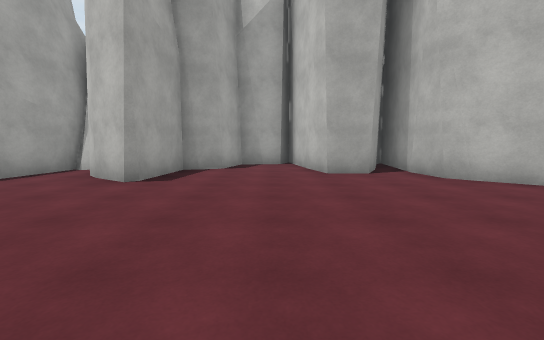
View 1 (above)

24 first-person views from a walk through a scene from a Unity 3-D project. The camera is 1.4 m above the floor, tilts 6° down and sees 90° across. The floor is counted in squares, 2 m on a side. Each view is taken from the middle of a square. On the plan, view 1 faces up. The plan holds only what a view shows up to about 9 squares ahead; the rest is blank. The place goes on beyond the plan. The player character is not drawn. Some surface patterns are stand-ins.

View 2
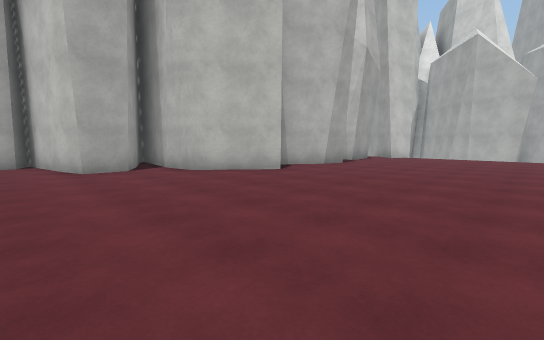

View 3
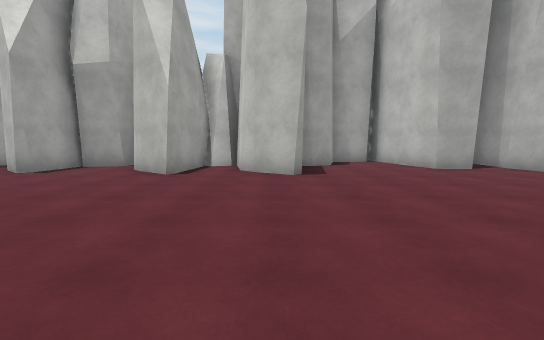

View 4
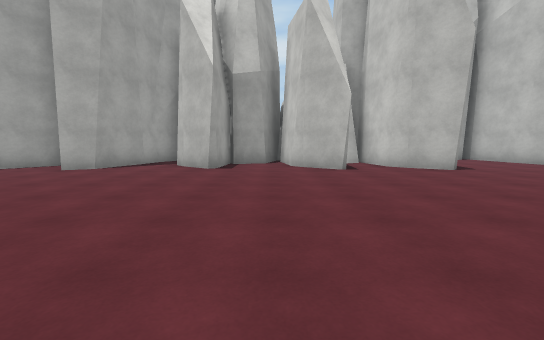

View 5
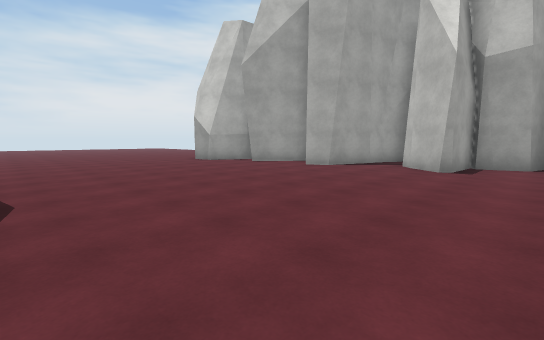

View 6
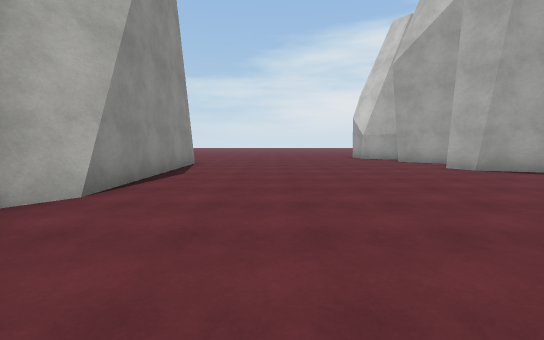

View 7
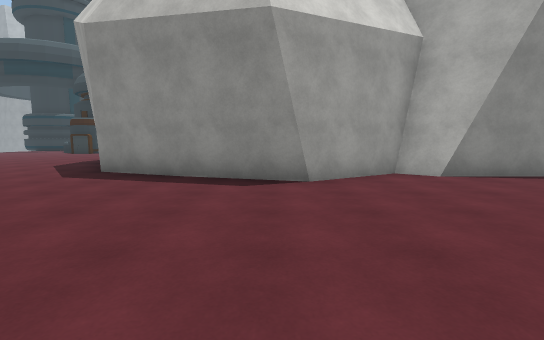

View 8
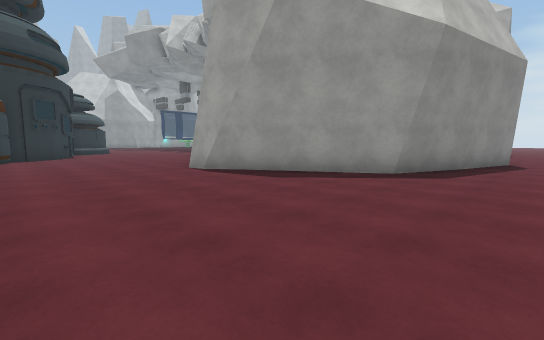

View 9
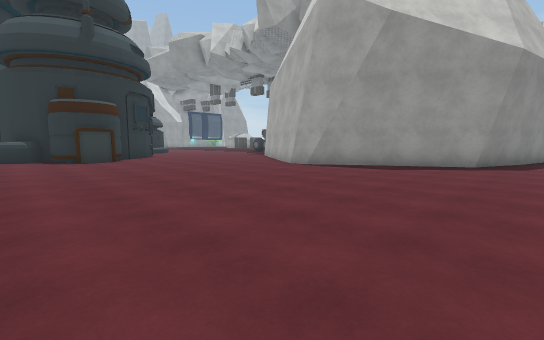

View 10
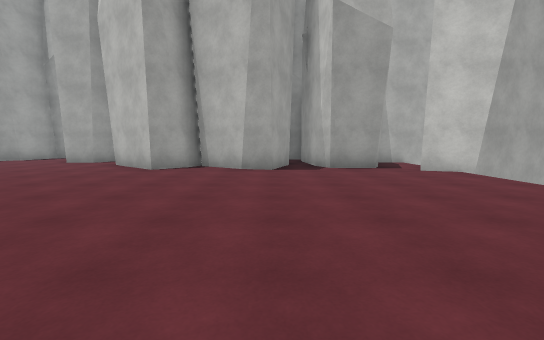

View 11
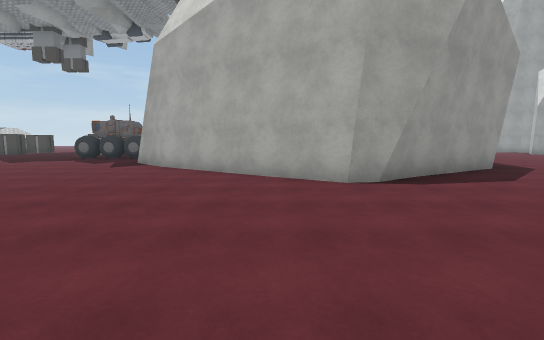

View 12
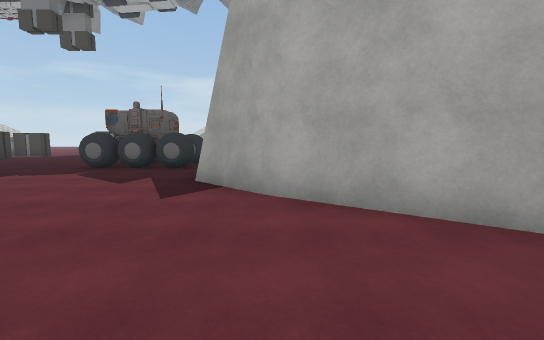

View 13
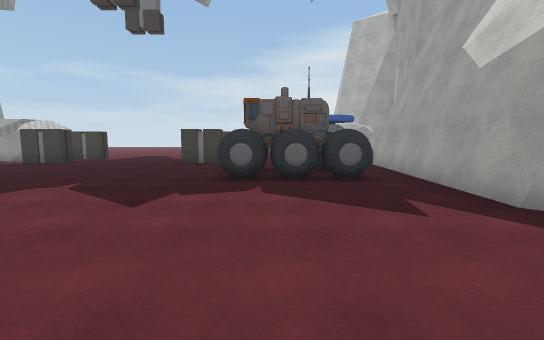

View 14
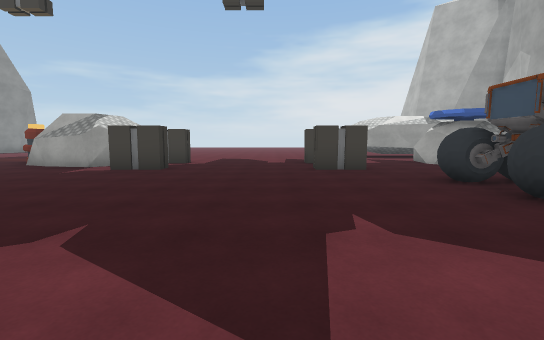

View 15
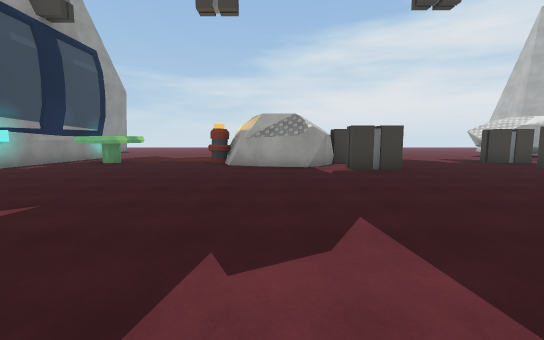

View 16
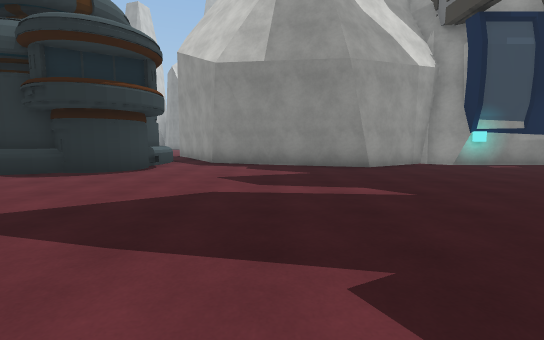

View 17
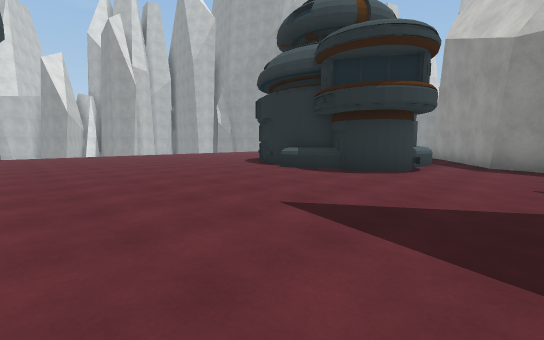

View 18
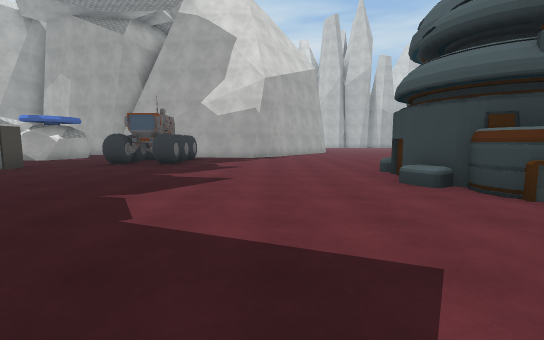

View 19
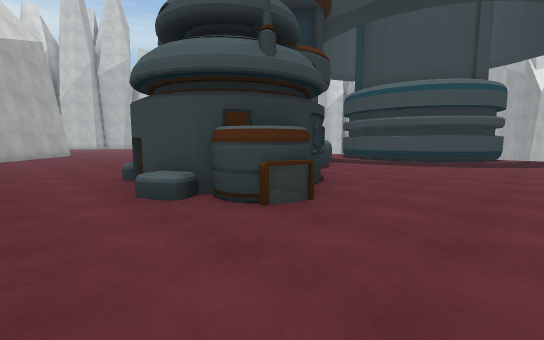

View 20
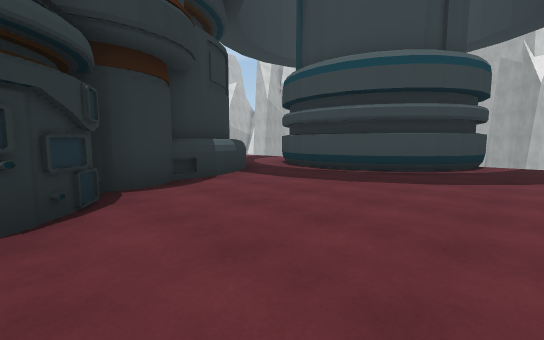

View 21
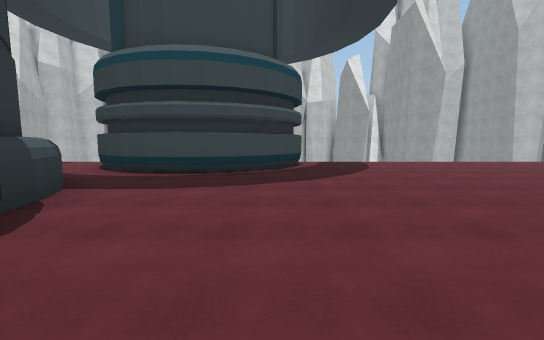

View 22
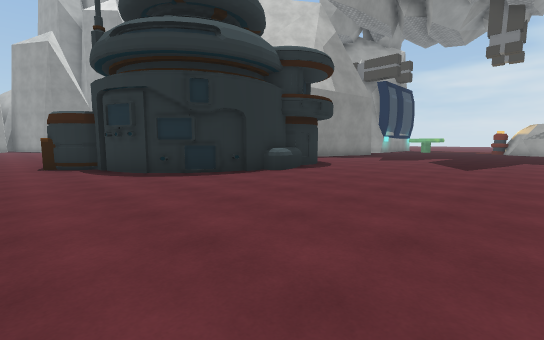

View 23
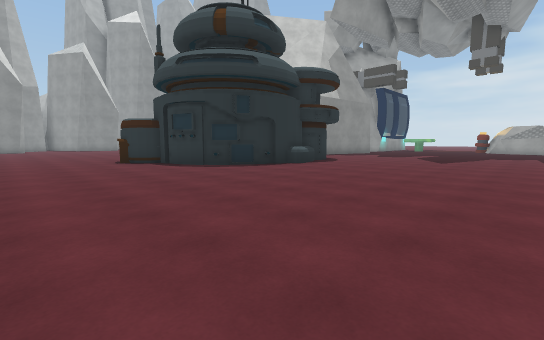

View 24
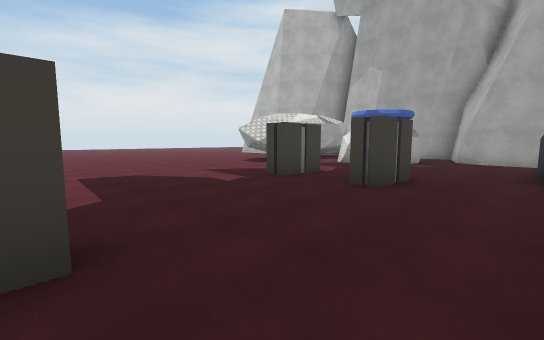

### Floor plan
Key: @ floor where view 1 was taken; # wall or solid block; . floor; O other object.
Columns run from 14 left of view 1 to 13 right of it. Each row starts with its distance up from view 1.
  7   ###########..###
  6 ###..#..##.#....###   ###
  5 #.#..#...#.#......#####.###
  4 ...................#.##...##
  3 ...........................#
  2 ...........................
  1 ...........................
  0 ..............@............
 -1 ...........................
 -2 ........###..............
 -3 ######### ###..........
 -4             ##.........
 -5              ##........
 -6               #........
 -7               ##.......
 -8               ##.......
 -9               #........
-10              ##........
-11             ##.........
-12      ##    ##..........
-13     O.######..... .##..
-14    OO..OOO.......  ###O
-15   .O...OOO......
-16   .....OOO......
-17  ......O.O......       ..O
-18 ...O.O..........     #O.#
-19 ...O.O.........#   OOO.##
-20 ...............# ##....#
-21 ...............OO#.....O
-22 ...............O........#
-23    O.O....................OO
-24    O.O.....................
-25    OO......................
-26     O......................
-27    OO......................
-28    O.......................
-29    ........................
-30    ........................
-31   OOO..........OO##......
-32    O...........OO ##.....
-33    ###..####...OO  ##....
-34      ####  ###.#    #....
-35              #.     ##...

Positions as (right, up) in squares from view 1, and headings:
1: (0, 0), facing up
2: (0, -1), facing up-right
3: (-3, -1), facing up
4: (-7, -2), facing up
5: (-7, -2), facing up-left
6: (-5, 0), facing left
7: (-5, 3), facing down
8: (5, -1), facing down-left
9: (8, -2), facing down-left
10: (8, -3), facing up
11: (6, -9), facing left
12: (2, -12), facing left
13: (0, -16), facing left
14: (-2, -20), facing left
15: (-2, -26), facing left
16: (-3, -25), facing down
17: (-2, -25), facing down-right
18: (-2, -25), facing up
19: (-1, -24), facing up-right
20: (3, -24), facing up-right
21: (3, -22), facing right
22: (8, -26), facing down-left
23: (10, -25), facing down-left
24: (-7, -23), facing up-left
